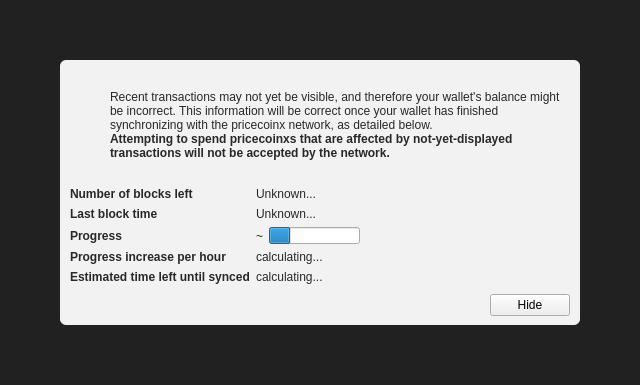
<?xml version="1.0" encoding="UTF-8"?>
<ui version="4.0">
 <class>ModalOverlay</class>
 <widget class="ModalOverlay" name="ModalOverlay">
  <property name="geometry">
   <rect>
    <x>0</x>
    <y>0</y>
    <width>640</width>
    <height>385</height>
   </rect>
  </property>
  <property name="windowTitle">
   <string>Form</string>
  </property>
  <layout class="QVBoxLayout" name="verticalLayout" stretch="0">
   <property name="sizeConstraint">
    <enum>QLayout::SetDefaultConstraint</enum>
   </property>
   <property name="leftMargin">
    <number>0</number>
   </property>
   <property name="topMargin">
    <number>0</number>
   </property>
   <property name="rightMargin">
    <number>0</number>
   </property>
   <property name="bottomMargin">
    <number>0</number>
   </property>
   <item>
    <widget class="QWidget" name="bgWidget" native="true">
     <property name="styleSheet">
      <string notr="true">#bgWidget { background: rgba(0,0,0,220); }</string>
     </property>
     <layout class="QVBoxLayout" name="verticalLayoutMain" stretch="1">
      <property name="leftMargin">
       <number>60</number>
      </property>
      <property name="topMargin">
       <number>60</number>
      </property>
      <property name="rightMargin">
       <number>60</number>
      </property>
      <property name="bottomMargin">
       <number>60</number>
      </property>
      <item>
       <widget class="QWidget" name="contentWidget" native="true">
        <property name="styleSheet">
         <string notr="true">#contentWidget { background: rgba(255,255,255,240); border-radius: 6px; }

QLabel { color: rgb(40,40,40);  }</string>
        </property>
        <layout class="QVBoxLayout" name="verticalLayoutSub" stretch="1,0,0,0">
         <property name="spacing">
          <number>0</number>
         </property>
         <property name="leftMargin">
          <number>10</number>
         </property>
         <property name="topMargin">
          <number>10</number>
         </property>
         <property name="rightMargin">
          <number>10</number>
         </property>
         <property name="bottomMargin">
          <number>10</number>
         </property>
         <item>
          <layout class="QHBoxLayout" name="horizontalLayoutIconText" stretch="0,1">
           <property name="topMargin">
            <number>20</number>
           </property>
           <item>
            <layout class="QVBoxLayout" name="verticalLayoutIcon">
             <property name="leftMargin">
              <number>0</number>
             </property>
             <item>
              <widget class="QPushButton" name="warningIcon">
               <property name="enabled">
                <bool>false</bool>
               </property>
               <property name="text">
                <string/>
               </property>
               <property name="icon">
                <iconset>
                 <normaloff>:/icons/warning</normaloff>
                 <disabledoff>:/icons/warning</disabledoff>:/icons/warning</iconset>
               </property>
               <property name="iconSize">
                <size>
                 <width>48</width>
                 <height>48</height>
                </size>
               </property>
               <property name="flat">
                <bool>true</bool>
               </property>
              </widget>
             </item>
             <item>
              <spacer name="verticalSpacerWarningIcon">
               <property name="orientation">
                <enum>Qt::Vertical</enum>
               </property>
               <property name="sizeHint" stdset="0">
                <size>
                 <width>20</width>
                 <height>40</height>
                </size>
               </property>
              </spacer>
             </item>
            </layout>
           </item>
           <item>
            <layout class="QVBoxLayout" name="verticalLayoutInfoText">
             <property name="leftMargin">
              <number>0</number>
             </property>
             <property name="topMargin">
              <number>0</number>
             </property>
             <item>
              <widget class="QLabel" name="infoText">
               <property name="text">
                <string>Recent transactions may not yet be visible, and therefore your wallet's balance might be incorrect. This information will be correct once your wallet has finished synchronizing with the pricecoinx network, as detailed below.</string>
               </property>
               <property name="textFormat">
                <enum>Qt::RichText</enum>
               </property>
               <property name="wordWrap">
                <bool>true</bool>
               </property>
              </widget>
             </item>
             <item>
              <widget class="QLabel" name="infoTextStrong">
               <property name="font">
                <font>
                 <weight>75</weight>
                 <bold>true</bold>
                </font>
               </property>
               <property name="text">
                <string>Attempting to spend pricecoinxs that are affected by not-yet-displayed transactions will not be accepted by the network.</string>
               </property>
               <property name="textFormat">
                <enum>Qt::RichText</enum>
               </property>
               <property name="wordWrap">
                <bool>true</bool>
               </property>
              </widget>
             </item>
             <item>
              <spacer name="verticalSpacerInTextSpace">
               <property name="orientation">
                <enum>Qt::Vertical</enum>
               </property>
               <property name="sizeHint" stdset="0">
                <size>
                 <width>20</width>
                 <height>40</height>
                </size>
               </property>
              </spacer>
             </item>
            </layout>
           </item>
          </layout>
         </item>
         <item>
          <spacer name="verticalSpacerAfterText">
           <property name="orientation">
            <enum>Qt::Vertical</enum>
           </property>
           <property name="sizeHint" stdset="0">
            <size>
             <width>20</width>
             <height>40</height>
            </size>
           </property>
          </spacer>
         </item>
         <item>
          <layout class="QFormLayout" name="formLayout">
           <property name="fieldGrowthPolicy">
            <enum>QFormLayout::FieldsStayAtSizeHint</enum>
           </property>
           <property name="horizontalSpacing">
            <number>6</number>
           </property>
           <property name="verticalSpacing">
            <number>6</number>
           </property>
           <property name="topMargin">
            <number>10</number>
           </property>
           <item row="0" column="0">
            <widget class="QLabel" name="labelNumberOfBlocksLeft">
             <property name="font">
              <font>
               <weight>75</weight>
               <bold>true</bold>
              </font>
             </property>
             <property name="text">
              <string>Number of blocks left</string>
             </property>
            </widget>
           </item>
           <item row="0" column="1">
            <widget class="QLabel" name="numberOfBlocksLeft">
             <property name="text">
              <string>Unknown...</string>
             </property>
            </widget>
           </item>
           <item row="1" column="0">
            <widget class="QLabel" name="labelLastBlockTime">
             <property name="font">
              <font>
               <weight>75</weight>
               <bold>true</bold>
              </font>
             </property>
             <property name="text">
              <string>Last block time</string>
             </property>
            </widget>
           </item>
           <item row="1" column="1">
            <widget class="QLabel" name="newestBlockDate">
             <property name="sizePolicy">
              <sizepolicy hsizetype="Maximum" vsizetype="Preferred">
               <horstretch>0</horstretch>
               <verstretch>0</verstretch>
              </sizepolicy>
             </property>
             <property name="text">
              <string>Unknown...</string>
             </property>
            </widget>
           </item>
           <item row="2" column="0">
            <widget class="QLabel" name="labelSyncDone">
             <property name="font">
              <font>
               <weight>75</weight>
               <bold>true</bold>
              </font>
             </property>
             <property name="text">
              <string>Progress</string>
             </property>
            </widget>
           </item>
           <item row="2" column="1">
            <layout class="QHBoxLayout" name="horizontalLayoutSync" stretch="0,1">
             <item>
              <widget class="QLabel" name="percentageProgress">
               <property name="text">
                <string notr="true">~</string>
               </property>
              </widget>
             </item>
             <item>
              <widget class="QProgressBar" name="progressBar">
               <property name="value">
                <number>24</number>
               </property>
               <property name="format">
                <string/>
               </property>
              </widget>
             </item>
            </layout>
           </item>
           <item row="4" column="0">
            <widget class="QLabel" name="labelProgressIncrease">
             <property name="font">
              <font>
               <weight>75</weight>
               <bold>true</bold>
              </font>
             </property>
             <property name="text">
              <string>Progress increase per hour</string>
             </property>
            </widget>
           </item>
           <item row="4" column="1">
            <widget class="QLabel" name="progressIncreasePerH">
             <property name="text">
              <string>calculating...</string>
             </property>
            </widget>
           </item>
           <item row="5" column="0">
            <widget class="QLabel" name="labelEstimatedTimeLeft">
             <property name="font">
              <font>
               <weight>75</weight>
               <bold>true</bold>
              </font>
             </property>
             <property name="text">
              <string>Estimated time left until synced</string>
             </property>
            </widget>
           </item>
           <item row="5" column="1">
            <widget class="QLabel" name="expectedTimeLeft">
             <property name="text">
              <string>calculating...</string>
             </property>
            </widget>
           </item>
          </layout>
         </item>
         <item>
          <layout class="QHBoxLayout" name="horizontalLayoutButtons">
           <property name="leftMargin">
            <number>10</number>
           </property>
           <property name="topMargin">
            <number>10</number>
           </property>
           <item>
            <spacer name="horizontalSpacer">
             <property name="orientation">
              <enum>Qt::Horizontal</enum>
             </property>
             <property name="sizeHint" stdset="0">
              <size>
               <width>40</width>
               <height>20</height>
              </size>
             </property>
            </spacer>
           </item>
           <item>
            <widget class="QPushButton" name="closeButton">
             <property name="text">
              <string>Hide</string>
             </property>
            </widget>
           </item>
          </layout>
         </item>
        </layout>
       </widget>
      </item>
     </layout>
    </widget>
   </item>
  </layout>
 </widget>
 <customwidgets>
  <customwidget>
   <class>ModalOverlay</class>
   <extends>QWidget</extends>
   <header>modaloverlay.h</header>
   <container>1</container>
  </customwidget>
 </customwidgets>
 <resources/>
 <connections/>
</ui>
